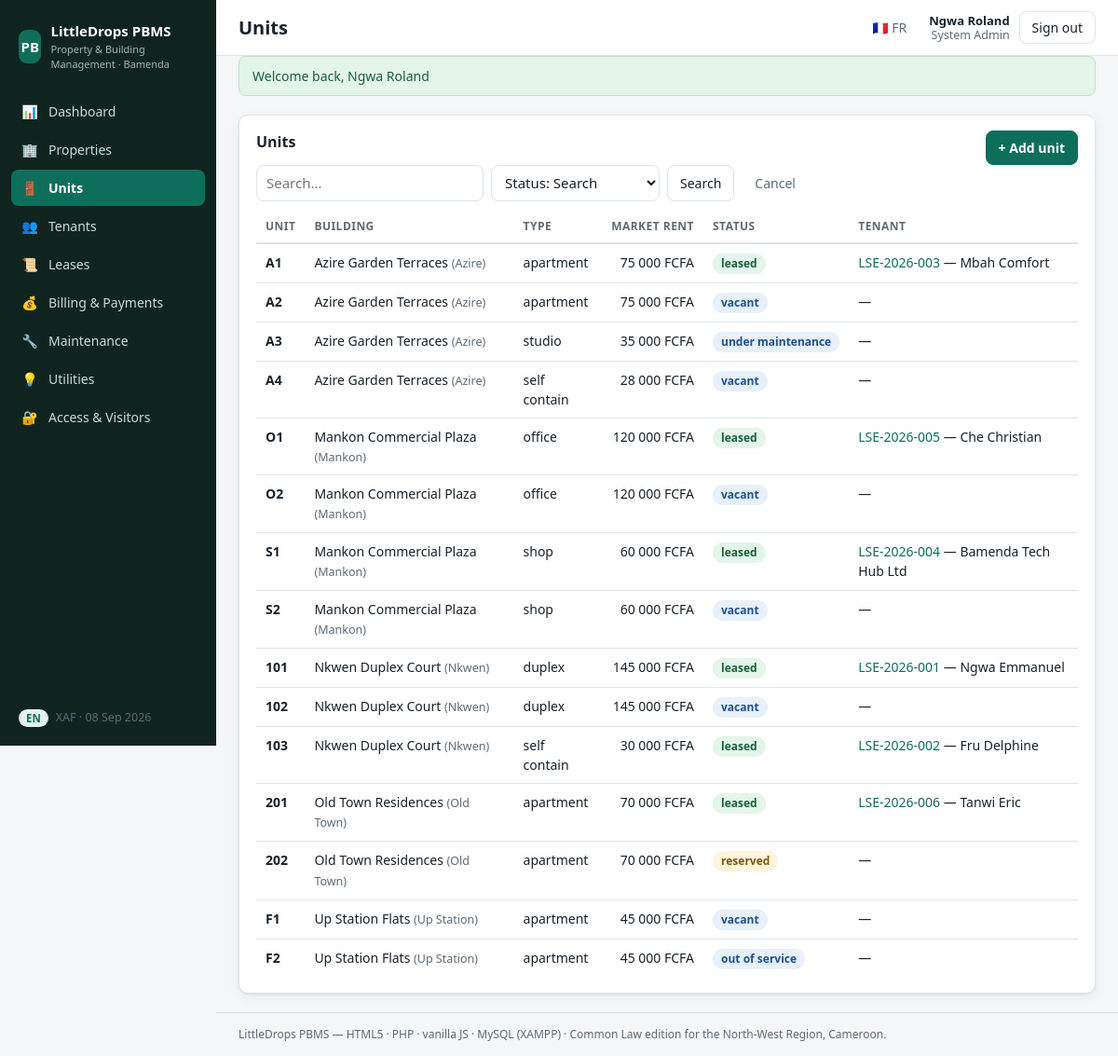
The page /index.php?r=units (signed in) on the database its author committed.
### tables this page shows
CREATE TABLE IF NOT EXISTS units (
  id             INT UNSIGNED AUTO_INCREMENT PRIMARY KEY,
  building_id    INT UNSIGNED NOT NULL,
  floor_id       INT UNSIGNED NULL,
  code           VARCHAR(30) NOT NULL,
  unit_type      ENUM('apartment','duplex','studio','shop','office','store','duplex_flat','self_contain') NOT NULL DEFAULT 'apartment',
  sqm            DECIMAL(7,2) NULL,
  bedrooms       TINYINT UNSIGNED NULL,
  bathrooms      TINYINT UNSIGNED NULL,
  market_rent_xaf BIGINT UNSIGNED NOT NULL DEFAULT 0,
  status         ENUM('vacant','leased','under_maintenance','reserved','out_of_service') NOT NULL DEFAULT 'vacant',
  amenities      TEXT NULL,                      
  condition_report TEXT NULL,                    
  created_at     DATETIME NOT NULL DEFAULT CURRENT_TIMESTAMP,
  CONSTRAINT fk_units_building FOREIGN KEY (building_id) REFERENCES buildings(id)
    ON DELETE CASCADE ON UPDATE CASCADE,
  CONSTRAINT fk_units_floor FOREIGN KEY (floor_id) REFERENCES floors(id)
    ON DELETE SET NULL ON UPDATE CASCADE,
  UNIQUE KEY uq_unit_code_per_building (building_id, code),
  INDEX idx_units_status (status)
);

CREATE TABLE IF NOT EXISTS buildings (
  id           INT UNSIGNED AUTO_INCREMENT PRIMARY KEY,
  portfolio_id INT UNSIGNED NOT NULL,
  name         VARCHAR(120) NOT NULL,
  quarter      VARCHAR(80)  NOT NULL,            
  city         VARCHAR(80)  NOT NULL DEFAULT 'Bamenda',
  region       VARCHAR(80)  NOT NULL DEFAULT 'North-West',
  address      VARCHAR(200) NULL,
  lat          DECIMAL(10,7) NULL,
  lng          DECIMAL(10,7) NULL,
  created_at   DATETIME NOT NULL DEFAULT CURRENT_TIMESTAMP,
  CONSTRAINT fk_buildings_portfolio FOREIGN KEY (portfolio_id) REFERENCES portfolios(id)
    ON DELETE RESTRICT ON UPDATE CASCADE,
  INDEX idx_buildings_quarter (quarter)
);

CREATE TABLE IF NOT EXISTS leases (
  id             INT UNSIGNED AUTO_INCREMENT PRIMARY KEY,
  code           VARCHAR(20) NOT NULL UNIQUE,    
  unit_id        INT UNSIGNED NOT NULL,
  tenant_id      INT UNSIGNED NOT NULL,
  start_date     DATE NOT NULL,
  end_date       DATE NOT NULL,
  rent_xaf       BIGINT UNSIGNED NOT NULL,
  billing_cycle  ENUM('monthly','quarterly','annually') NOT NULL DEFAULT 'monthly',
  rent_type      ENUM('fixed','dynamic') NOT NULL DEFAULT 'fixed',
  escalation_pct DECIMAL(5,2) NULL,              
  escalation_interval_months SMALLINT UNSIGNED NULL,
  grace_days     SMALLINT UNSIGNED NOT NULL DEFAULT 7,
  penalty_pct    DECIMAL(5,2)  NOT NULL DEFAULT 5.00,
  deposit_xaf    BIGINT UNSIGNED NOT NULL DEFAULT 0,
  deposit_paid   TINYINT(1) NOT NULL DEFAULT 0,
   
  legal_system   ENUM('common_law','civil_law') NOT NULL DEFAULT 'common_law',
  jurisdiction   VARCHAR(160) NOT NULL DEFAULT 'Bamenda, North-West Region, Cameroon',
  notice_to_quit_days SMALLINT UNSIGNED NOT NULL DEFAULT 30,
  status         ENUM('draft','active','expired','terminated','in_recovery') NOT NULL DEFAULT 'draft',
  signed_at      DATETIME NULL,
  witness_1      VARCHAR(120) NULL,
  witness_2      VARCHAR(120) NULL,
  stamp_duty_paid TINYINT(1) NOT NULL DEFAULT 0,
  notes          TEXT NULL,
  created_at     DATETIME NOT NULL DEFAULT CURRENT_TIMESTAMP,
  CONSTRAINT fk_leases_unit FOREIGN KEY (unit_id) REFERENCES units(id)
    ON DELETE RESTRICT ON UPDATE CASCADE,
  CONSTRAINT fk_leases_tenant FOREIGN KEY (tenant_id) REFERENCES tenants(id)
    ON DELETE RESTRICT ON UPDATE CASCADE,
  INDEX idx_leases_status (status)
);

CREATE TABLE IF NOT EXISTS tenants (
  id             INT UNSIGNED AUTO_INCREMENT PRIMARY KEY,
  user_id        INT UNSIGNED NULL,              
  kind           ENUM('individual','corporate') NOT NULL DEFAULT 'individual',
  name           VARCHAR(160) NOT NULL,
  email          VARCHAR(160) NULL,
  phone          VARCHAR(30)  NULL,
  alt_phone      VARCHAR(30)  NULL,
  emergency_name  VARCHAR(120) NULL,
  emergency_phone VARCHAR(30)  NULL,
  id_type        ENUM('national_id','passport','certificate_incorporation','residence_permit') NULL,
  id_number      VARCHAR(60) NULL,
  notes          TEXT NULL,
  created_at     DATETIME NOT NULL DEFAULT CURRENT_TIMESTAMP,
  CONSTRAINT fk_tenants_user FOREIGN KEY (user_id) REFERENCES users(id)
    ON DELETE SET NULL ON UPDATE CASCADE,
  INDEX idx_tenants_name (name)
);

### core/View.php (called while the page is built, shortened)
<?php
final class View
{
    public static function render(string $template, array $data = [], ?string $layout = 'app'): string
    {
        $php = self::resolve($template);
        extract($data, EXTR_SKIP);
        require $php;
        $content = (string) ob_get_clean();
        if ($layout !== null) {
            $content = (string) ob_get_clean();
        }
        return $content;
    }
    private static function resolve(string $template): string
    {
        [$module, $view] = explode('::', $template, 2);
        $file = dirname(__DIR__) . "/modules/$module/Views/" . str_replace(['..', '\\'], '', $view) . '.php';
        return $file;
    }
}

### modules/Properties/Controllers/PropertyController.php (called while the page is built, shortened)
<?php
final class PropertyController extends Controller
{
    public function units(): void
    {
        $status = $_GET['status'] ?? null;
        $q      = $_GET['q'] ?? null;
        $this->view('Properties::units', [
            'title'     => t('prop.units'),
            'units'     => Unit::search($status, $q),
            'status'    => $status,
            'q'         => (string) $q,
            'buildings' => Building::options(),
        ]);
    }
}

### index.php (called while the page is built, shortened)
<?php
$router = new Core\Router();
$router->loadModules();
$router->dispatch(Core\Request::route());

### core/Auth.php (called while the page is built, shortened)
<?php
final class Auth
{
    public static function locale(): string
    {
        return $_SESSION['locale'] ?? Config::get('app.locale', 'en');
    }
}

### core/helpers.php (called while the page is built, shortened)
<?php
function url(string $path = ''): string
{
    $path = ltrim($path, '/');
    $base = rtrim(dirname($_SERVER['SCRIPT_NAME'] ?? '/'), '/\\');
    return $path === '' ? $base . '/' : $base . "/index.php?r=" . urlencode($path);
}
function e(?string $s): string
{
    return htmlspecialchars((string) $s, ENT_QUOTES | ENT_SUBSTITUTE, 'UTF-8');
}
function t(string $key, array $replace = []): string
{
    static $dict = null;
    $dict ??= require __DIR__ . '/translations.php';
    $locale = \Core\Auth::locale();
    $text = $dict[$locale][$key] ?? $dict['en'][$key] ?? $key;
    return $text;
}
function fmt_xaf($amount): string
{
    return number_format((float) $amount, 0, ',', ' ') . ' FCFA';
}
function badge(string $status): string
{
    $s = strtolower(str_replace(' ', '-', $status));
    $green  = ['leased', 'active', 'paid', 'resolved', 'closed', 'confirmed', 'approved'];
    $amber  = ['reserved', 'partial', 'pending', 'assigned', 'in_progress', 'notice_to_quit_issued', 'demand_letter'];
    $red    = ['under-maintenance', 'out-of-service', 'unpaid', 'in_recovery', 'urgent', 'failed', 'notice_expired', 'enforcement'];
    if (in_array($s, $green, true)) {
        return 'badge badge-green';
    }
    if (in_array($s, $amber, true)) {
        return 'badge badge-amber';
    }
    return 'badge badge-blue';
}

### core/Config.php (called while the page is built, shortened)
<?php
final class Config
{
    private static ?array $data = null;
    public static function load(): array
    {
        if (self::$data !== null) {
            return self::$data;
        }
        self::$data = [
            'app' => [
                'name'      => 'LittleDrops PBMS',
                'tagline'   => 'Property & Building Management · Bamenda, Cameroon',
                'locale'    => 'en',
                'timezone'  => 'Africa/Douala',
            ],
            'db' => [
                'driver'    => 'mysql',
                'host'      => '127.0.0.1',
                'port'      => 3306,
                'database'  => 'pbms',
                'username'  => 'root',
                'password'  => '',
                'charset'   => 'utf8mb4',
            ],
            'legal' => [
                'default_legal_system' => 'common_law',
                'default_jurisdiction' => 'Bamenda, North-West Region, Cameroon',
                'default_notice_days'  => 30,
                'late_fee_penalty_pct' => 5.00,
                'late_fee_grace_days'  => 7,
            ],
            'modules' => ['Auth', 'Dashboard', 'Properties', 'Tenants', 'Leases', 'Billing', 'Maintenance', 'Utilities', 'Access'],
        ];
        return self::$data;
    }
    public static function get(string $path, $default = null)
    {
        $node = self::load();
        foreach (explode('.', $path) as $key) {
            $node = $node[$key];
        }
        return $node;
    }
}

### core/Database.php (called while the page is built, shortened)
<?php
final class Database
{
    private static ?PDO $pdo = null;
    public static function pdo(): PDO
    {
        if (self::$pdo === null) {
            $db  = Config::get('db');
            $dsn = sprintf(
                'mysql:host=%s;port=%d;dbname=%s;charset=%s',
                $db['host'],
                (int) $db['port'],
                $db['database'],
                $db['charset']
            );
            self::$pdo = new PDO($dsn, $db['username'], $db['password'], [
                PDO::ATTR_ERRMODE            => PDO::ERRMODE_EXCEPTION,
                PDO::ATTR_DEFAULT_FETCH_MODE => PDO::FETCH_ASSOC,
                PDO::ATTR_EMULATE_PREPARES   => false,
            ]);
        }
        return self::$pdo;
    }
    public static function run(string $sql, array $params = []): PDOStatement
    {
        $st = self::pdo()->prepare($sql);
        $st->execute($params);
        return $st;
    }
    public static function rows(string $sql, array $params = []): array
    {
        return self::run($sql, $params)->fetchAll();
    }
}

### modules/Properties/Models/Unit.php (called while the page is built, shortened)
<?php
final class Unit
{
    public static function search(?string $status = null, ?string $q = null): array
    {
        $sql = "SELECT u.*, b.name AS building_name, b.quarter,
                       l.id AS lease_id, l.code AS lease_code, l.status AS lease_status,
                       tn.name AS tenant_name
                  FROM units u
                  JOIN buildings b ON b.id = u.building_id
                  LEFT JOIN leases l ON l.unit_id = u.id AND l.status IN ('active','in_recovery')
                  LEFT JOIN tenants tn ON tn.id = l.tenant_id
                 WHERE 1=1";
        $params = [];
        $sql .= ' ORDER BY b.name, u.code';
        return Database::rows($sql, $params);
    }
}

### modules/Properties/Views/units.php (the view, shortened to what this page needs)
<section class="panel">
  <div class="panel-head">
    <h2><?= e(t('prop.units')) ?></h2>
    <details class="dropdown">
      <summary class="btn btn-primary">+ <?= e(t('prop.add_unit')) ?></summary>
    </details>
  </div>
  <form method="get" action="<?= e(url('units')) ?>" class="filters">
    <input name="q" value="<?= e($q) ?>" placeholder="<?= e(t('common.search')) ?>…" class="search">
    <select name="status" onchange="this.form.submit()">
      <option value=""><?= e(t('common.status')) ?>: <?= e(t('common.search')) ?></option>
    </select>
    <button class="btn" type="submit"><?= e(t('common.search')) ?></button>
    <a class="btn btn-ghost" href="<?= e(url('units')) ?>"><?= e(t('common.cancel')) ?></a>
  </form>
  <table class="table">
    <thead><tr>
      <th><?= e(t('prop.unit_code')) ?></th>
      <th><?= e(t('prop.building')) ?></th>
      <th><?= e(t('prop.unit_type')) ?></th>
      <th class="num"><?= e(t('prop.market_rent')) ?></th>
      <th><?= e(t('common.status')) ?></th>
      <th><?= e(t('lease.tenant')) ?></th>
    </tr></thead>
    <tbody>
      <?php foreach ($units as $u): ?>
      <tr>
        <td><strong><?= e($u['code']) ?></strong></td>
        <td><?= e($u['building_name']) ?> <span class="muted">(<?= e($u['quarter']) ?>)</span></td>
        <td><?= e(str_replace('_', ' ', $u['unit_type'])) ?></td>
        <td class="num"><?= e(fmt_xaf($u['market_rent_xaf'])) ?></td>
        <td><span class="<?= e(badge($u['status'])) ?>"><?= e(str_replace('_', ' ', $u['status'])) ?></span></td>
        <td><?= $u['lease_id']
            ? '<a href="' . e(url('leases/' . $u['lease_id'])) . '">' . e($u['lease_code']) . '</a> — ' . e($u['tenant_name'])
            : '—' ?></td>
      </tr>
      <?php endforeach; ?>
    </tbody>
  </table>
</section>

### core/Router.php (shortened to what this page needs)
<?php
final class Router
{
    private array $routes = [];
    public function add(string $method, string $pattern, callable|array $handler): void
    {
        if (is_array($handler)) {
            [$class, $action] = $handler;
            $handler = static fn(array $params): mixed => (new $class())->{$action}($params);
        }
        $this->routes[strtoupper($method)][] = [$pattern, $handler];
    }
    public function dispatch(string $route): void
    {
        $method = Request::method();
        $route  = trim($route, '/');
        foreach ($this->routes[$method] ?? [] as [$pattern, $handler]) {
            $regex = '#^' . preg_replace('#\{(\w+)\}#', '(?P<$1>[^/]+)', $pattern) . '$#';
            if (preg_match($regex, $route, $m)) {
                $params = array_filter($m, 'is_string', ARRAY_FILTER_USE_KEY);
                $handler($params);
                return;
            }
        }
    }
}

### assets/css/app.css (style rules this page uses)
:root { --bg: #f4f6f8; --panel: #ffffff; --ink: #17222b; --muted: #5c6b77; --line: #dde4ea; --brand: #0e6e5c; --brand-ink: #ffffff; --brand-soft: #e3f2ee; --danger: #b3261e; --danger-soft: #fdeceb; --amber-soft: #fff4dc; --green-soft: #e4f5e9; --blue-soft: #e7f0fb; --radius: 10px; --shadow: 0 1px 2px rgba(23, 34, 43, .06), 0 4px 14px rgba(23, 34, 43, .05); --mono: "Consolas", "Menlo", monospace; }
* { box-sizing: border-box; }
html, body { margin: 0; padding: 0; }
body { font: 15px/1.5 system-ui, -apple-system, "Segoe UI", Roboto, Arial, sans-serif; background: var(--bg); color: var(--ink); }
a { color: var(--brand); text-decoration: none; }
.panel { background: var(--panel); border: 1px solid var(--line); border-radius: var(--radius); box-shadow: var(--shadow); padding: 16px 18px; }
.panel-head { display: flex; justify-content: space-between; align-items: flex-start; gap: 12px; flex-wrap: wrap; }
.panel h2 { font-size: 16px; margin: 0 0 10px; }
.table { width: 100%; border-collapse: collapse; font-size: 14px; }
.table th { text-align: left; font-size: 12px; text-transform: uppercase; letter-spacing: .04em; color: var(--muted); border-bottom: 2px solid var(--line); padding: 8px 10px; }
.table td { padding: 9px 10px; border-bottom: 1px solid var(--line); vertical-align: top; }
.table tr:last-child td { border-bottom: none; }
.table .num { text-align: right; font-variant-numeric: tabular-nums; white-space: nowrap; }
.muted { color: var(--muted); font-size: 12.5px; }
.badge { display: inline-block; padding: 2px 9px; border-radius: 999px; font-size: 12px; font-weight: 600; white-space: nowrap; }
.badge-green { background: var(--green-soft); color: #17603a; }
.badge-amber { background: var(--amber-soft); color: #7a5a12; }
.badge-blue { background: var(--blue-soft); color: #1d4f91; }
.btn { display: inline-flex; align-items: center; gap: 6px; cursor: pointer; background: #fff; color: var(--ink); border: 1px solid var(--line); border-radius: 8px; padding: 7px 13px; font-size: 14px; font-family: inherit; }
.btn-primary { background: var(--brand); border-color: var(--brand); color: var(--brand-ink); font-weight: 600; }
.btn-ghost { background: transparent; border-color: transparent; color: var(--muted); }
input, select, textarea { font: inherit; padding: 7px 10px; border: 1px solid var(--line); border-radius: 8px; background: #fff; color: var(--ink); min-width: 0; }
.filters { display: flex; gap: 8px; margin: 0 0 10px; flex-wrap: wrap; }
.filters .search { min-width: 220px; }
details.dropdown { position: relative; }
details.dropdown > summary { list-style: none; }

### rows shown on the page
units: code "A1", building.name "Azire Garden Terraces", building.quarter "Azire", unit_type "apartment", market_rent_xaf "75 000 FCFA", status "leased", leases.code "LSE-2026-003", tenants.name "Mbah Comfort"
units: code "A2", building.name "Azire Garden Terraces", building.quarter "Azire", unit_type "apartment", market_rent_xaf "75 000 FCFA", status "vacant"
units: code "A3", building.name "Azire Garden Terraces", building.quarter "Azire", unit_type "studio", market_rent_xaf "35 000 FCFA", status "under maintenance"
units: code "A4", building.name "Azire Garden Terraces", building.quarter "Azire", unit_type "self contain", market_rent_xaf "28 000 FCFA", status "vacant"
units: code "O1", building.name "Mankon Commercial Plaza", building.quarter "Mankon", unit_type "office", market_rent_xaf "120 000 FCFA", status "leased", leases.code "LSE-2026-005", tenants.name "Che Christian"
units: code "O2", building.name "Mankon Commercial Plaza", building.quarter "Mankon", unit_type "office", market_rent_xaf "120 000 FCFA", status "vacant"
units: code "S1", building.name "Mankon Commercial Plaza", building.quarter "Mankon", unit_type "shop", market_rent_xaf "60 000 FCFA", status "leased", leases.code "LSE-2026-004", tenants.name "Bamenda Tech Hub Ltd"
units: code "S2", building.name "Mankon Commercial Plaza", building.quarter "Mankon", unit_type "shop", market_rent_xaf "60 000 FCFA", status "vacant"
units: code "101", building.name "Nkwen Duplex Court", building.quarter "Nkwen", unit_type "duplex", market_rent_xaf "145 000 FCFA", status "leased", leases.code "LSE-2026-001", tenants.name "Ngwa Emmanuel"
units: code "102", building.name "Nkwen Duplex Court", building.quarter "Nkwen", unit_type "duplex", market_rent_xaf "145 000 FCFA", status "vacant"
units: code "103", building.name "Nkwen Duplex Court", building.quarter "Nkwen", unit_type "self contain", market_rent_xaf "30 000 FCFA", status "leased", leases.code "LSE-2026-002", tenants.name "Fru Delphine"
units: code "201", building.name "Old Town Residences", building.quarter "Old Town", unit_type "apartment", market_rent_xaf "70 000 FCFA", status "leased", leases.code "LSE-2026-006", tenants.name "Tanwi Eric"
units: code "202", building.name "Old Town Residences", building.quarter "Old Town", unit_type "apartment", market_rent_xaf "70 000 FCFA", status "reserved"
units: code "F1", building.name "Up Station Flats", building.quarter "Up Station", unit_type "apartment", market_rent_xaf "45 000 FCFA", status "vacant"
units: code "F2", building.name "Up Station Flats", building.quarter "Up Station", unit_type "apartment", market_rent_xaf "45 000 FCFA", status "out of service"

### other values the page prints
$icon "📊"
$label "Dashboard"
$icon "🏢"
$label "Properties"
$icon "🚪"
$label "Units"
$icon "👥"
$label "Tenants"
$icon "📜"
$label "Leases"
$icon "💰"
$label "Billing & Payments"
$icon "🔧"
$label "Maintenance"
$icon "💡"
